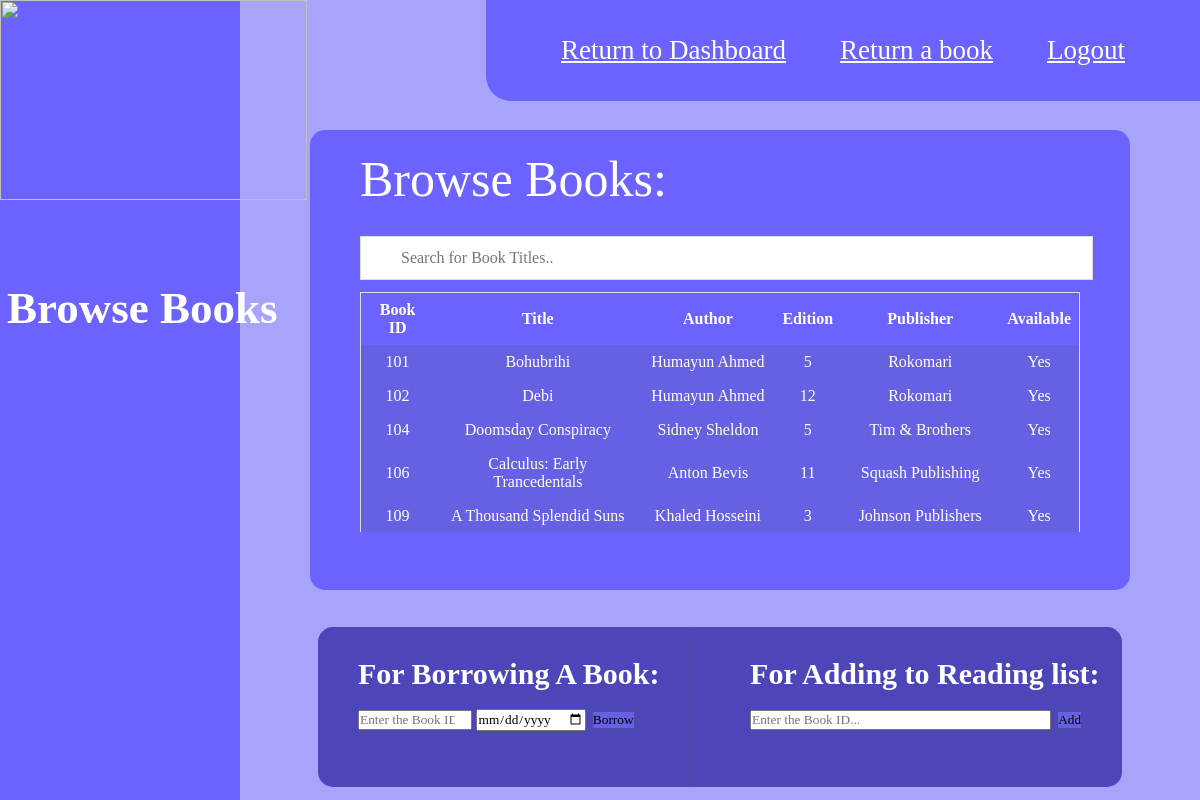
Screenshot of /BackEnd/browseBooks.php with the database file from the repository.
### tables this page shows
CREATE TABLE `books` (
  `Book_Id` int(255) NOT NULL,
  `Title` varchar(200) NOT NULL,
  `Author` varchar(200) NOT NULL,
  `Edition` int(255) NOT NULL,
  `Publisher` varchar(200) NOT NULL,
  `A_Email` varchar(100) NOT NULL,
  `Available` varchar(10) NOT NULL
);

### BackEnd/browseBooks.php (the view, shortened to what this page needs)
<?php
    $sql = "SELECT Book_Id, Title, Author,
            Edition, Publisher, Available FROM books";
    $result = mysqli_query($db, $sql);
?>
<!DOCTYPE html>
<html lang="en">
<head>
    <link rel="stylesheet" type="text/css" href="../FrontEnd/CSS_Files/browse_books.css">
</head>
<body style="background-color: #a8a4fa;">
    <div class="header">
        <div class="left-sidebar"></div>
        <span>
            <a href="" class="logo">Browse Books</a>
        </span>
        <nav>
            <div class="nav-links">
                <ul>
                    <li><a href="../FrontEnd/HTML_Files/UserPage.html"><u>Return to Dashboard</u></a></li>
                    <li><a href="../FrontEnd/HTML_Files/ReturnBook.html"><u>Return a book</u></a></li>
                    <li><a href="../FrontEnd/HTML_Files/LOGIN.html"><u>Logout</u></a></li>
                </ul>
            </div>
        </nav>
        <span class="left-col">
            <img src="../Resources/Images/logo.png">
        </span>
        <div id="book_history" class="center">
            <div style="position: relative; top: -10px">
                <h3>Browse Books:</h3><br>
            </div>
            <input type="text" id="myInput" onkeyup="myFunction()" placeholder="Search for Book Titles..">
            <div style="overflow-y: auto; height: 30vh;">
                <table>
                    <tr>
                        <th>Book ID</th>
                        <th>Title</th>
                        <th>Author</th>
                        <th>Edition</th>
                        <th>Publisher</th>
                        <th>Available</th>
                    </tr>
                    <?php
                        while($row = mysqli_fetch_assoc($result))
                        {
                            echo "<tr>";
                            echo "<td>" . $row['Book_Id'] ."</td>";
                            echo "<td>" . $row['Title'] ."</td>";
                            echo "<td>" . $row['Author'] ."</td>";
                            echo "<td>" . $row['Edition'] ."</td>";
                            echo "<td>" . $row['Publisher'] ."</td>";
                            echo "<td>" . $row['Available'] ."</td>";
                            echo "</tr>";
                        }
                    ?>
                </table>
            </div>
        </div>
        <div class="borrow_read">
            <div style="padding-left: 40px; padding-top: 30px;">
                <h4 style="font-size: 30px;">For Borrowing A Book:</h4> <br>
                <form method="post" action="<?php echo $_SERVER['PHP_SELF']; ?>">
                    <input type="number" name="BB-Field" style="width: 33%;" placeholder="Enter the Book ID..." required>
                    <input type="date" name="date-Field" style="width: 32%;" placeholder="Pick the Return Date..." required>
                    <button type="submit" name="submit_BB">Borrow</button>
                </form>
            </div>
            <div style="padding-left: 55px; padding-top: 30px; border-left: 5px solid #4e49af;">
                <h4 style="font-size: 30px;">For Adding to Reading list:</h4> <br>
                <form method="post" action="<?php echo $_SERVER['PHP_SELF']; ?>">
                    <input type="number" name="RL-Field" style="width:85%;" placeholder="Enter the Book ID..." required>
                    <button type="submit" name="submit_RL">Add</button>
                </form>
            </div>
        </div>
    </div>
</body>
</html>

### FrontEnd/CSS_Files/browse_books.css (style rules this page uses)
* { margin: 0; padding: 0; font-family:Cambria, Cochin, Georgia, Times, 'Times New Roman', serif; }
.header { min-height: 100vh; width: 100%; background: #a8a4fa; color: rgb(255, 255, 255); position: absolute; }
.left-sidebar { width: 20%; height: 100%; position: absolute; left: 0; top: 0; background: #6C63FF; }
nav { display: flex; justify-content: space-between; align-items: center; position: relative; z-index: 1; float: right; }
.nav-links { text-align: right; background: #6C63FF; padding: 25px 50px; border-bottom-left-radius: 25px; }
.nav-links ul li { list-style: none; display: inline-block; padding: 10px 25px; }
.nav-links ul li a { text-decoration: none; color: #fff; font-size: 27px; }
.logo { text-decoration: none; color: #fff; font-size: 45px; font-weight: bold; padding-left: 4px; padding-top: 82px; position: absolute; top: 25%; left: 3px; float: left; }
.left-col { display: block; position: absolute; }
.left-col img { height: 200px; width: 307px; cursor: pointer; filter: grayscale(0); transition: filter 1s; float: top; }
.center { position: fixed; top: 45%; left: 60%; -webkit-transform: translate(-50%, -50%); transform: translate(-50%, -50%); padding-top: 30px; padding-bottom: 70px; padding-left: 50px; padding-right: 50px; background-color: #6C63FF; border-radius: 15px; height: 45vh; width: 60vw; }
h3 { font-size: 50px; font-weight: 250; border: indigo; border-radius: 20%; }
#myInput { background-image: url('/css/searchicon.png'); background-position: 10px 12px; background-repeat: no-repeat; width: 93.15%; font-size: 16px; padding: 12px 20px 12px 40px; border: 1px solid #ddd; margin-bottom: 12px; }
.borrow_read { display: flex; position: relative; border-radius: 15px; left: 26.5vw; top: 65.7vh; height: 20vh; width: 67vw; background-color: #6C63FF; background-color: #4c46b8; }

### BackEnd/browseBooks.php (style rules this page uses)
table { border-collapse: collapse; border-spacing: 0; width: 100%; border: 1px solid #ddd; height: 30vh; overflow-y: auto; }
th { background-color: solid #4e49af; }
th, td { text-align: center; padding: 8px; }
td { background-color: #6660e2; }
button { background-color: #6660e2; border: 3px solid #4e49af; }

### rows the page displays
books: Book_Id "101", Title "Bohubrihi", Author "Humayun Ahmed", Edition "5", Publisher "Rokomari", Available "Yes"
books: Book_Id "102", Title "Debi", Author "Humayun Ahmed", Edition "12", Publisher "Rokomari", Available "Yes"
books: Book_Id "104", Title "Doomsday Conspiracy", Author "Sidney Sheldon", Edition "5", Publisher "Tim & Brothers", Available "Yes"
books: Book_Id "106", Title "Calculus: Early Trancedentals", Author "Anton Bevis", Edition "11", Publisher "Squash Publishing", Available "Yes"
books: Book_Id "109", Title "A Thousand Splendid Suns", Author "Khaled Hosseini", Edition "3", Publisher "Johnson Publishers", Available "Yes"
